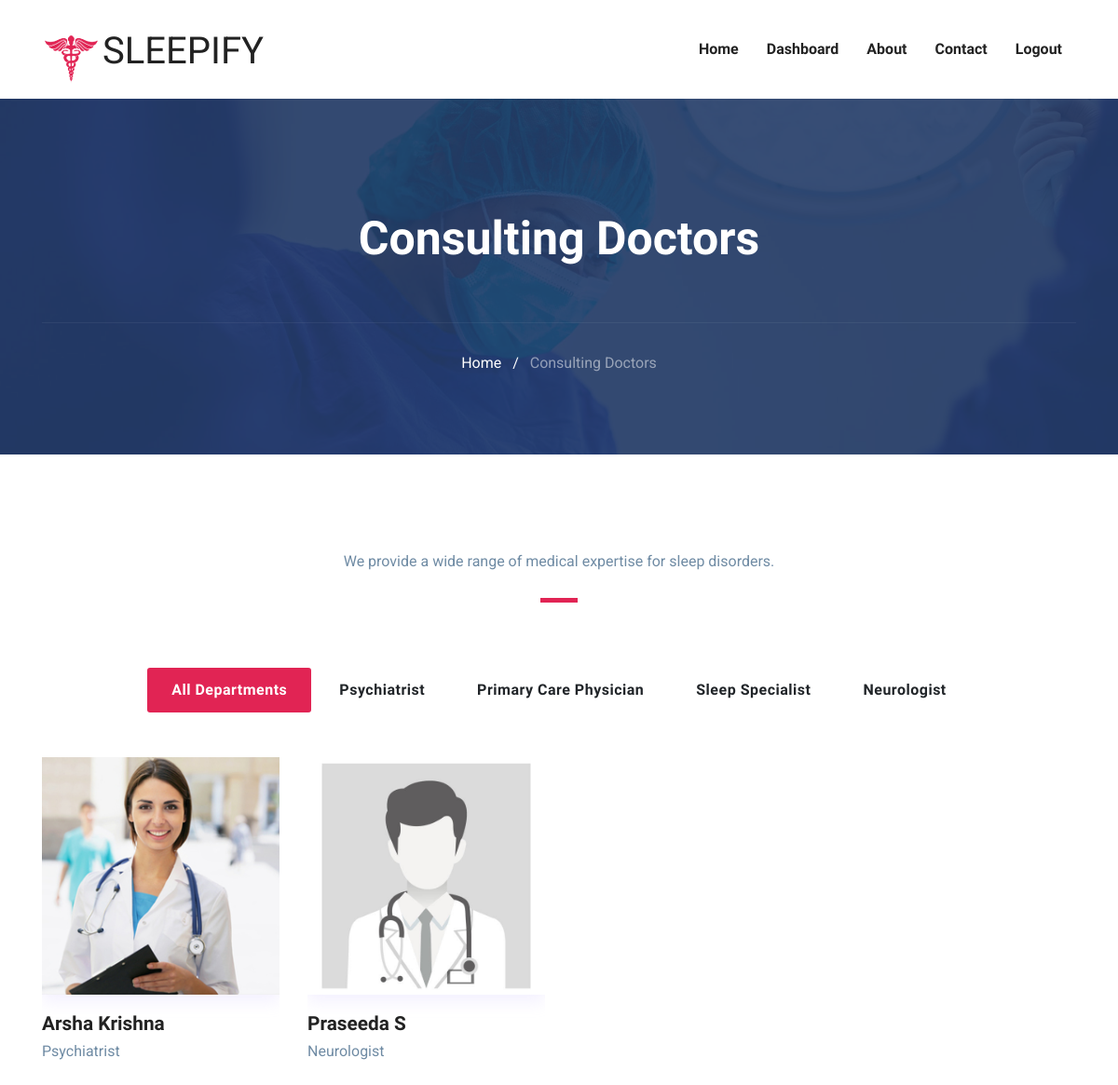
The app's page /patient/consultingList/ (signed in) with its own data.
### doctor/models.py (models this page shows, shortened)
class Consulting(models.Model):
    doctor = models.ForeignKey(Doctor, on_delete=models.CASCADE)
    patient = models.ForeignKey(Patient, on_delete=models.CASCADE)
    started_on = models.DateField(auto_now_add=True)

### users/models.py (models this page shows, shortened)
class Doctor(models.Model):
    fname = models.CharField(max_length=150)
    lname = models.CharField(max_length=150)
    email = models.EmailField( max_length=150,unique=True)
    phone = models.CharField(max_length=15,unique=True,null=True,blank=True)
    gender_choices = (("Male","Male"),("Female","Female"))
    gender = models.CharField(max_length=20,default=None,null=True,blank=True,choices=gender_choices)
    password = models.CharField(max_length=150)
    license = models.CharField(default=None,max_length=255)
    SPECIALIST_CHOICES = (
    ("Neurologist", "Neurologist"),
    ("Psychiatrist", "Psychiatrist"),
    ("Primary Care Physician", "Primary Care Physician"),
    ("Sleep Specialist", "Sleep Specialist"),
    )
    specialization = models.CharField(max_length=50, default=None, null=True, blank=True, choices=SPECIALIST_CHOICES)
    stts = models.BooleanField(default=False)
    created_on = models.DateField(auto_now_add=True)
    profile_picture = models.ImageField(upload_to='doctor_profiles/', default='default/default.jpg', blank=True,null=True)
    bio = models.TextField(null=True, blank=True)

### patient/views.py (the view)
# urls.py: path('consultingList/',views.consultingList,name="consultingList"),
@patient_login_required()
def consultingList(request):
    patient = get_object_or_404(Patient, id=request.session['patient_id'])
    consulting = Consulting.objects.filter(patient=patient)
    return render(request, 'patient/consult-doctor.html', {'consulting': consulting})

### templates/patient/consult-doctor.html (shortened to what this page needs)
{% extends "../base.html" %}
{% load static %}
{% block body %}
{% include "patient/nav.html" %}
<section class="page-title bg-1">
    <div class="container">
      <div class="row">
        <div class="col-md-12">
          <div class="block text-center">
            <h1 class="text-capitalize mb-5 text-lg">Consulting doctors</h1>
            <ul class="list-inline breadcumb-nav">
              <li class="list-inline-item"><a href="{% url 'patientHome' %}" class="text-white">Home</a></li>
              <li class="list-inline-item"><span class="text-white">/</span></li>
              <li class="list-inline-item"><a href="#" class="text-white-50">Consulting Doctors</a></li>
            </ul>
          </div>
        </div>
      </div>
    </div>
  </section>
<section class="section doctors">
    <div class="container">
        <div class="row justify-content-center">
            <div class="col-lg-6 text-center">
                <div class="section-title">
                    <p>We provide a wide range of medical expertise for sleep disorders.</p>
                    <div class="divider mx-auto my-4"></div>
                </div>
            </div>
        </div>
        <div class="col-12 text-center mb-5">
            <div class="btn-group btn-group-toggle" data-toggle="buttons">
                <label class="btn active">
                    <input type="radio" name="shuffle-filter" value="all" checked="checked" /> All Departments
                </label>
                <label class="btn">
                    <input type="radio" name="shuffle-filter" value="Psychiatrist" /> Psychiatrist
                </label>
                <label class="btn">
                    <input type="radio" name="shuffle-filter" value="Primary Care Physician" /> Primary Care Physician
                </label>
                <label class="btn">
                    <input type="radio" name="shuffle-filter" value="Sleep Specialist" /> Sleep Specialist
                </label>
                <label class="btn">
                    <input type="radio" name="shuffle-filter" value="Neurologist" /> Neurologist
                </label>
            </div>
        </div>
        <div class="row shuffle-wrapper portfolio-gallery">
            {% for consult in consulting %}
            <div class="col-lg-3 col-sm-6 col-md-6 mb-4 shuffle-item" data-groups="[&quot;{{ consult.doctor.specialization }}&quot;]">
                    <div class="position-relative doctor-inner-box">
                        <div class="doctor-profile">
                            <div class="doctor-img">
                                <img src="{{ consult.doctor.profile_picture.url }}" alt="doctor-image" class="img-fluid w-100">
                            </div>
                        </div>
                        <div class="content mt-3">
                            <h4 class="mb-0">
                                <a href="{% url 'doctorInfo' consult.doctor.id %}">{{ consult.doctor.fname }} {{ consult.doctor.lname }}</a>
                            </h4>
                            <p>{{ consult.doctor.specialization }}</p>
                        </div>
                    </div>
                </div>
            {% empty %}
                <p class="text-center">No doctors found.</p>
            {% endfor %}
        </div>
    </div>
</section>
{% endblock body %}

### static/css/style.css (style rules this page uses)
html { overflow-x: hidden; }
body { line-height: 1.6; font-family: "Roboto", sans-serif; -webkit-font-smoothing: antialiased; font-size: 16px; color: #6F8BA4; font-weight: 400; }
h1, .h1, h2, .h2, h3, .h3, h4, .h4, h5, .h5, h6, .h6 { font-family: "Exo", sans-serif; font-weight: 700; color: #222; }
h1, .h1 { font-size: 2.5rem; }
h4, .h4 { font-size: 1.3rem; line-height: 30px; }
p { line-height: 30px; }
.btn { display: inline-block; font-size: 14px; font-size: 0.8125rem; font-weight: 700; letter-spacing: .5px; padding: .75rem 2rem; font-family: "Exo", sans-serif; text-transform: uppercase; border-radius: 5px; border: 2px solid transparent; transition: all .35s ease; }
.section { padding: 100px 0; }
.text-lg { font-size: 3.75rem; }
a { color: #222; text-decoration: none; transition: all .35s ease; }
.page-title { padding: 120px 0px 70px 0px; position: relative; }
.page-title .block h1 { color: #fff; }
.page-title .breadcumb-nav { margin-top: 60px; padding-top: 30px; border-top: 1px solid rgba(255, 255, 255, 0.06); }
.section-title { margin-bottom: 70px; }
.text-lg { font-size: 50px; }
.bg-1 { background: url("../images/22.jpg") no-repeat 50% 50%; background-size: cover; position: relative; }
.divider { width: 40px; height: 5px; background: #e12454; }
.doctors .btn-group .btn { border-radius: 0px; margin: 0px 2px; text-transform: capitalize; font-size: 16px; padding: .6rem 1.5rem; cursor: pointer; }
.doctors .btn-group .btn.active { box-shadow: none !important; border-color: transparent; background: #e12454; color: #fff; }
.doctors .btn-group > .btn-group:not(:last-child) > .btn, .doctors .btn-group > .btn:not(:last-child):not(.dropdown-toggle), .doctors .btn-group > .btn:not(:first-child) { border-radius: 3px; }
.doctor-inner-box { overflow: hidden; }
.doctor-inner-box .doctor-profile { overflow: hidden; position: relative; box-shadow: 0px 8px 16px 0px rgba(200, 183, 255, 0.2); }
.doctor-inner-box .doctor-profile .doctor-img { transition: all .35s ease; }

### records on screen
Consulting: doctor.profile_picture (picture), doctor.fname "Arsha", doctor.lname "Krishna", doctor.specialization "Psychiatrist"
Consulting: doctor.profile_picture (placeholder picture), doctor.fname "Praseeda", doctor.lname "S", doctor.specialization "Neurologist"
